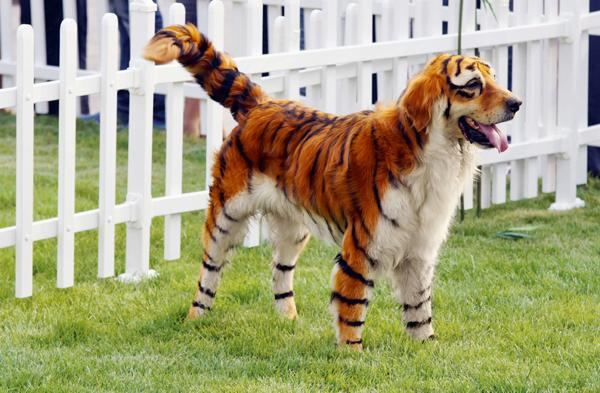
%> input picture Assignment 3/1 - K-means image segmentation/images/tiger3.jpg, 600 x 393 px
$ octave graphcut_script.m   (GNU Octave 9; MATLAB toolbox functions it lacks are replaced by stand-ins)
%> lines starting %> are read from the running program, lines starting %| are printed output that depends on the picture
### Assignment 3/4 - Segmentation using graph cuts/graphcut_segm.m
function [ segm, prior ] = graphcut_segm(image, area, K, alpha, sigma)
% Performs a graph cut segmentation on an image using small windows.

% Image dimensions.
[height, width, ~] = size(image);

%% Defining a mask used to segment the foreground from the background of the image.
dw = area(3) - area(1) + 1;
dh = area(4) - area(2) + 1;

mask = uint8([zeros(area(2)-1,width); zeros(dh,area(1)-1), ones(dh,dw), ...
	     zeros(dh,width-area(3)); zeros(height-area(4),width)]);


grey = single( rgb2gray(image) );
height = fspecial( 'gaussian', [7, 7], 0.5 );

grey = imfilter( grey, height );
height = fspecial( 'sobel' );

dx = imfilter( grey, height/4 );
dy = imfilter( grey, height/4' );

grad = sqrt( dx.^2 + dy.^2 );
edge = (alpha*sigma) * ones( size(grey) ) ./ (grad + sigma);

tic
for l=1:3

    fprintf( 'Find Gaussian mixture models...\n' );

    fprob = mixture_prob( image, K, 10, mask );
    bprob = mixture_prob( image, K, 10, 1 - mask );
    prior = reshape( fprob ./ (fprob + bprob), size(image, 1), size(image, 2), 1 );
    toc

    fprintf('Find minimum cut...\n');
    [u, ~, ~] = cmf_cut(prior, edge);
    mask = uint8( u > 0.5 );
    toc

end

segm = int16(u>0.5) + 1;

### Assignment 3/4 - Segmentation using graph cuts/graphcut_script.m
close all; clear all;

%% Defining parameters of the graph cut algorithm.
scale_factor = 0.5;            % Image downscale factor.
areas = [ 80, 110, 570, 300 ]; % Image region to train foreground with.
K = 6;                         % Number of mixture components.
alpha = 20.0;                  % Maximum edge cost.
sigma = 15.0;                  % Edge cost decay factor.

%% Loading and pre-processing the image.
image_original = imread( 'tiger3.jpg' );
%> image_original is the input picture: size 393x600x3 uint8; mean R, G, B 166.4, 163.6, 127.4
image_original = imresize( image_original, scale_factor );
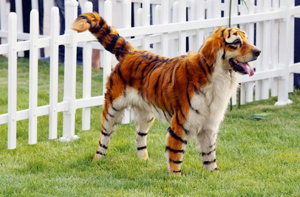
%> image_original: size 197x300x3 uint8; mean R, G, B 166.4, 163.6, 127.4

% Setting area for the window used to mask the image graph.
areas = int16( areas * scale_factor );

%% The Graph Cut.
[ segraphcut_segmgments, prior_foreground_probabilities, ] = graphcut_segm( image_original, areas, K, alpha, sigma );
%> in graphcut_segm, `grey = single( rgb2gray(image) );`:
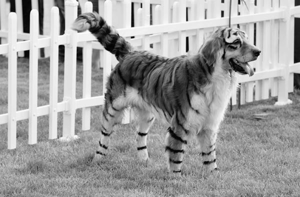
%> grey: size 197x300 single; min 1, max 255, mean 160.3
%> in graphcut_segm, `dx = imfilter( grey, height/4 );`:
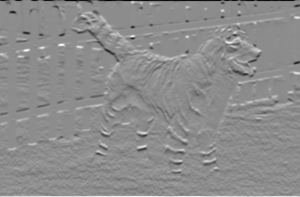
%> dx: size 197x300 single; min -250.4, max 202.4, mean 0.2; drawn with min black and max white
%> in graphcut_segm, `grad = sqrt( dx.^2 + dy.^2 );`:
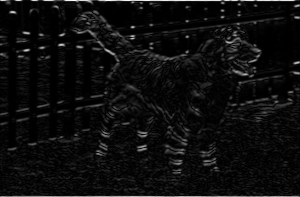
%> grad: size 197x300 single; min 0, max 354.1, mean 19.4; drawn with min black and max white
%> in graphcut_segm, `edge = (alpha*sigma) * ones( size(grey) ) ./ (grad + sigma);`:
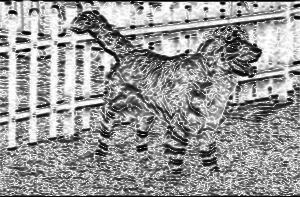
%> edge: size 197x300 single; min 0.813, max 20, mean 12.25; drawn with min black and max white
%> the run ends on the next line

$ run again, with Assignment 3/1 - K-means image segmentation/images/tiger1.jpg copied over Assignment 3/1 - K-means image segmentation/images/tiger3.jpg
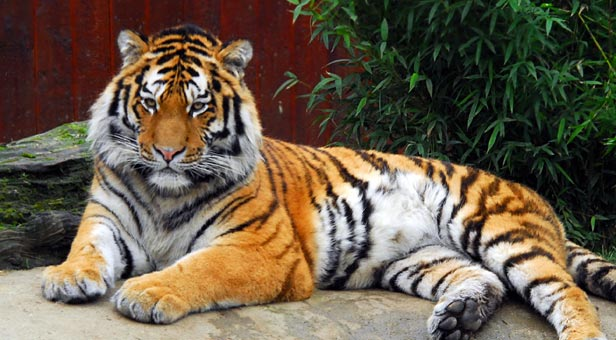
%> input picture Assignment 3/1 - K-means image segmentation/images/tiger1.jpg, 616 x 340 px
%> image_original is the input picture: size 340x616x3 uint8; mean R, G, B 106, 92.5, 74.4
%> image_original: size 170x308x3 uint8
%> in graphcut_segm, `grad = sqrt( dx.^2 + dy.^2 );`:
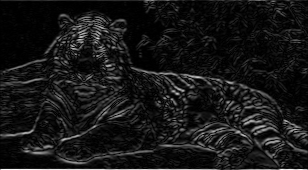
%> grad: size 170x308 single; min 0.000397, max 305.5, mean 27.8; drawn with min black and max white
%> in graphcut_segm, `edge = (alpha*sigma) * ones( size(grey) ) ./ (grad + sigma);`:
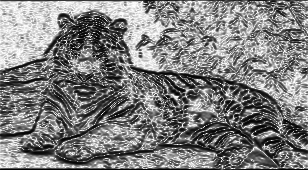
%> edge: size 170x308 single; min 0.936, max 20, mean 10.48; drawn with min black and max white

$ run again, with Assignment 3/1 - K-means image segmentation/images/tiger2.jpg copied over Assignment 3/1 - K-means image segmentation/images/tiger3.jpg
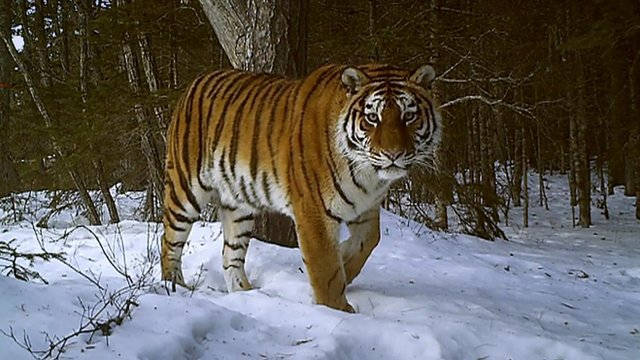
%> input picture Assignment 3/1 - K-means image segmentation/images/tiger2.jpg, 640 x 360 px
%> image_original is the input picture: size 360x640x3 uint8; mean R, G, B 97.4, 93.3, 88.1
%> image_original: size 180x320x3 uint8
%> in graphcut_segm, `grad = sqrt( dx.^2 + dy.^2 );`:
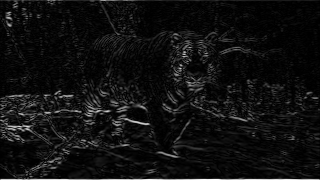
%> grad: size 180x320 single; min 0.000281, max 276.5, mean 17.9; drawn with min black and max white
%> in graphcut_segm, `edge = (alpha*sigma) * ones( size(grey) ) ./ (grad + sigma);`:
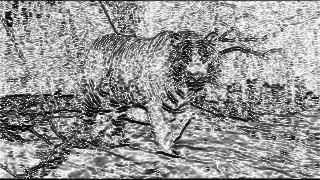
%> edge: size 180x320 single; min 1.03, max 20, mean 12.15; drawn with min black and max white
